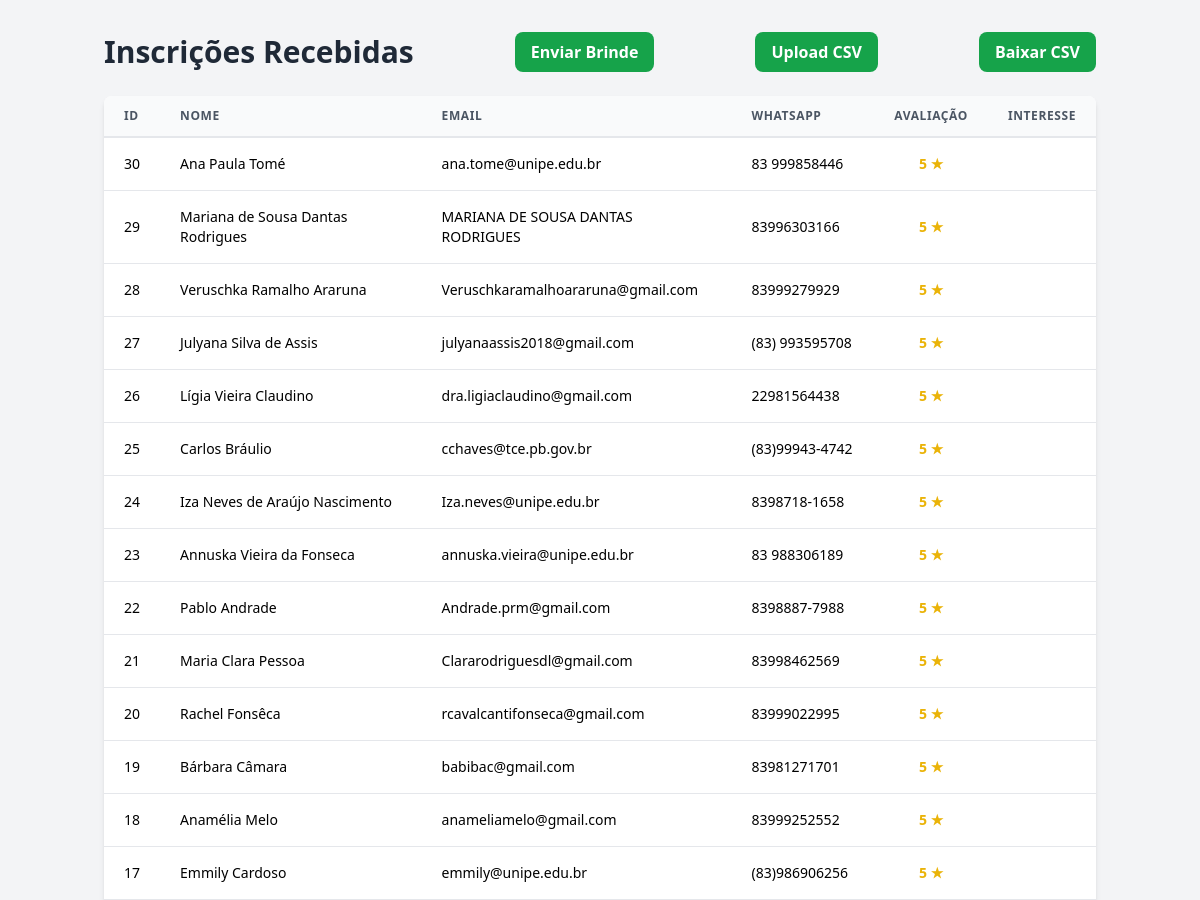
The page /inscricoes (upper part) on the database as committed earlier.
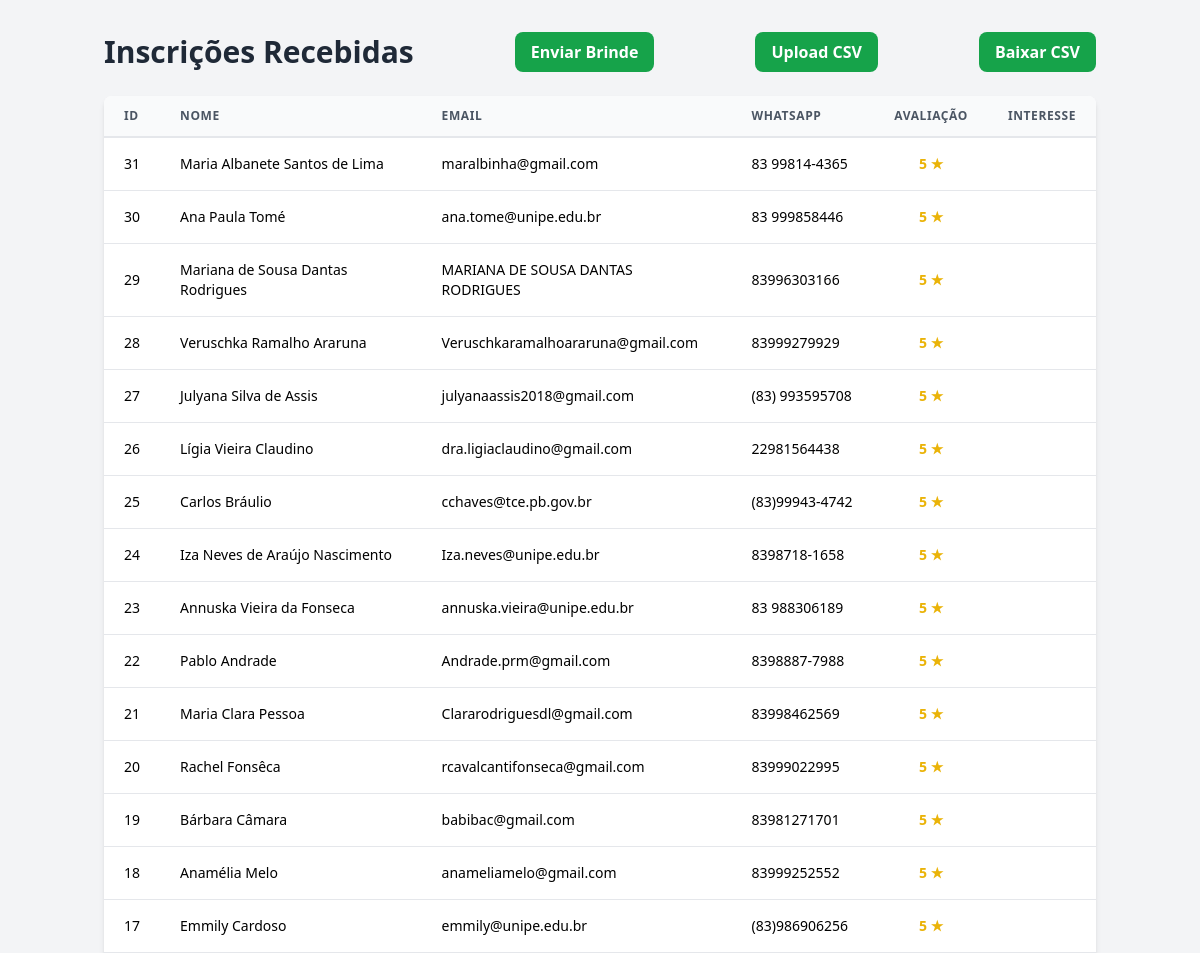
The same page on the database as committed later.
### app.py (models this page shows)
class Lead(db.Model):
    id = db.Column(db.Integer, primary_key=True)
    nome = db.Column(db.String(100), nullable=False)
    email = db.Column(db.String(100), unique=True, nullable=False)
    whatsapp = db.Column(db.String(20), nullable=False)
    rating = db.Column(db.Integer, nullable=False)
    grau_instrucao = db.Column(db.String(50), nullable=True)  # NOVO
    mensagem = db.Column(db.Text, nullable=True)
    origem = db.Column(db.String(100), nullable=True)  # NOVO: evento/campanha
    data_cadastro = db.Column(db.DateTime, default=datetime.utcnow)  # NOVO

### app.py (the view)
@app.route('/inscricoes')
def inscricoes():
    todos_os_leads = Lead.query.order_by(Lead.id.desc()).all()
    return render_template('inscricoes.html', leads=todos_os_leads)

### templates/inscricoes.html (shortened to what this page needs)
<!DOCTYPE html>
<html lang="pt-BR">
<head>
    <script src="https://cdn.tailwindcss.com"></script>
</head>
<body class="bg-gray-100 font-lato">
    <div class="container mx-auto px-4 py-8">
        <div class="flex justify-between items-center mb-6">
            <h1 class="text-3xl font-bold font-montserrat text-gray-800">Inscrições Recebidas</h1>
            <a href="{{ url_for('enviar_brinde') }}" class="bg-green-600 hover:bg-green-700 text-white font-bold py-2 px-4 rounded-lg transition-colors">
                Enviar Brinde
            </a>
            <a href="{{ url_for('upload_csv') }}" class="bg-green-600 hover:bg-green-700 text-white font-bold py-2 px-4 rounded-lg transition-colors">
                Upload CSV
            </a>
            <a href="{{ url_for('export_csv') }}" class="bg-green-600 hover:bg-green-700 text-white font-bold py-2 px-4 rounded-lg transition-colors">
                Baixar CSV
            </a>
        </div>
        <div class="bg-white shadow-md rounded-lg overflow-hidden">
            <table class="min-w-full leading-normal">
                <thead>
                    <tr>
                        <th class="px-5 py-3 border-b-2 border-gray-200 bg-gray-50 text-left text-xs font-semibold text-gray-600 uppercase tracking-wider">ID</th>
                        <th class="px-5 py-3 border-b-2 border-gray-200 bg-gray-50 text-left text-xs font-semibold text-gray-600 uppercase tracking-wider">Nome</th>
                        <th class="px-5 py-3 border-b-2 border-gray-200 bg-gray-50 text-left text-xs font-semibold text-gray-600 uppercase tracking-wider">Email</th>
                        <th class="px-5 py-3 border-b-2 border-gray-200 bg-gray-50 text-left text-xs font-semibold text-gray-600 uppercase tracking-wider">WhatsApp</th>
                        <th class="px-5 py-3 border-b-2 border-gray-200 bg-gray-50 text-center text-xs font-semibold text-gray-600 uppercase tracking-wider">Avaliação</th>
                        <th class="px-5 py-3 border-b-2 border-gray-200 bg-gray-50 text-left text-xs font-semibold text-gray-600 uppercase tracking-wider">Interesse</th>
                    </tr>
                </thead>
                <tbody>
                    {% for lead in leads %}
                    <tr class="hover:bg-gray-50">
                        <td class="px-5 py-4 border-b border-gray-200 text-sm">{{ lead.id }}</td>
                        <td class="px-5 py-4 border-b border-gray-200 text-sm">{{ lead.nome }}</td>
                        <td class="px-5 py-4 border-b border-gray-200 text-sm">{{ lead.email }}</td>
                        <td class="px-5 py-4 border-b border-gray-200 text-sm">{{ lead.whatsapp }}</td>
                        <td class="px-5 py-4 border-b border-gray-200 text-sm text-center">
                            <span class="font-bold text-yellow-500">{{ lead.rating }} ★</span>
                        </td>
                        <td class="px-5 py-4 border-b border-gray-200 text-sm">{{ lead.interesse }}</td>
                    </tr>
                    {% else %}
                    <tr>
                        <td colspan="6" class="text-center py-10 text-gray-500">Nenhuma inscrição encontrada.</td>
                    </tr>
                    {% endfor %}
                </tbody>
            </table>
        </div>
    </div>
</body>
</html>

Rows that differ between the two databases and show on the page:
added Lead: id "31", nome "Maria Albanete Santos de Lima", email "maralbinha@gmail.com", whatsapp "83 99814-4365", rating "5"
